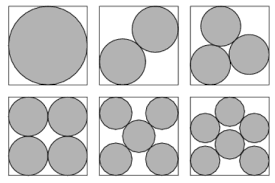
//> input picture 25.02/Circle Recognition/pic.png, 275 x 183 px
$ ./Circle_Recognition   (built with g++ and OpenCV 4)
//> lines starting //> are read from the running program, lines starting //| are printed output that depends on the picture; after the words box and inside, x2 and y2 are one past the last pixel; in counts of white or black regions, pixels touching at a corner belong together
#include <opencv2/opencv.hpp>
#include <iostream>

using namespace cv;
using namespace std;

int main() {

    // Путь к изображению
    string pathToImage = "pic.png";
    Mat image = imread(pathToImage);
//> image is the input picture: 183 rows x 275 cols, CV_8UC3; min 0, max 255, mean 205.2

    // Проверка на ошибки при загрузке изображения
    if (image.empty()) {
        cerr << "Error: Failed to load image!" << endl;
        return -1;
    }

    // Преобразуем изображение в цветовую модель HSV
    Mat hsvImage;
    cvtColor(image, hsvImage, COLOR_BGR2HSV);
//> hsvImage: 183 rows x 275 cols, CV_8UC3; mean H, S, V 0, 0, 205.2

    // Маска для серого цвета (диапазон серых оттенков)
    Mat mask;
    inRange(hsvImage, Scalar(0, 0, 60), Scalar(180, 50, 200), mask);
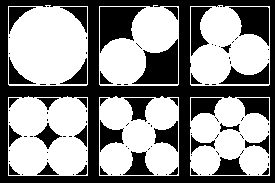
//> mask: 183 rows x 275 cols, CV_8UC1; 55.7% white; 106 black regions (67 under 20 px), largest, box (x1, y1, x2, y2) and area: (0, 0, 275, 183) 12202, (132, 39, 178, 84) 1197, (100, 7, 146, 53) 1191

    // Применяем маску
    Mat maskedImage;
    bitwise_and(image, image, maskedImage, mask);
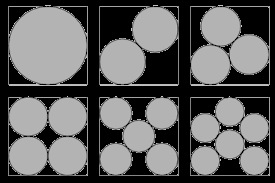
//> maskedImage: 183 rows x 275 cols, CV_8UC3; min 0, max 198, mean 94.6

    // Преобразуем изображение в оттенки серого для Хафа
    Mat grayImage;
    cvtColor(maskedImage, grayImage, COLOR_BGR2GRAY);

    // Применяем размытие Гаусса для уменьшения шумов
    GaussianBlur(grayImage, grayImage, Size(7, 7), 2, 2);
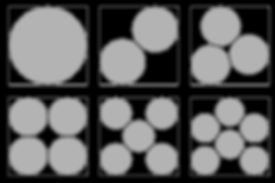
//> grayImage: 183 rows x 275 cols, CV_8UC1; min 0, max 179, mean 94.6

    // Отображаем изображение после размытия
    imshow("Blurred Image", grayImage);

    // Находим круги с помощью преобразования Хафа
    vector<Vec3f> circles;
    HoughCircles(grayImage, circles, HOUGH_GRADIENT, 1, grayImage.rows / 8, 100, 30, 10, 100);
//> circles = 21 circles (x, y, radius), first 12: [47.5, 45.5, 39.1], [67.5, 116.5, 19.9], [154.5, 28.5, 23.2], [121.5, 61.5, 23.2], [27.5, 115.5, 19.6], [220.5, 25.5, 19.4], [67.5, 155.5, 20.1], [248.5, 53.5, 20.8], [115.5, 158.5, 15.8], [27.5, 155.5, 20.1], [161.5, 158.5, 15.8], [253.5, 160.5, 14.4]

    // Копируем изображение для отрисовки результатов
    Mat resultImage = image.clone();

    // Отрисовываем обнаруженные круги
    for (size_t i = 0; i < circles.size(); i++) {
        Vec3i c = circles[i];
        Point center(c[0], c[1]);
        int radius = c[2];
        // Отрисовка центра круга
        circle(resultImage, center, 3, Scalar(255, 0, 0), -1); // Центр синим
        // Отрисовка самого круга
        circle(resultImage, center, radius, Scalar(0, 255, 0), 2); // Зеленая окружность
    }
//> this loop made 21 passes
//> (center, radius) on passes 1 to 12: (Point(48, 46), 39), (Point(68, 116), 20), (Point(154, 28), 23), (Point(122, 62), 23), (Point(28, 116), 20), (Point(220, 26), 19), (Point(68, 156), 20), (Point(248, 54), 21), (Point(116, 158), 16), (Point(28, 156), 20), (Point(162, 158), 16), (Point(254, 160), 14)
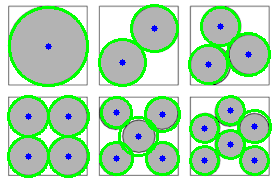
//> resultImage: 183 rows x 275 cols, CV_8UC3; 15.18% of pixels changed, all inside (x1, y1, x2, y2) = (7, 4, 272, 178)

    // Отображаем маску, маскированное изображение и результат
    imshow("Mask", mask);
    imshow("Masked Image", maskedImage);
    imshow("Detected Circles", resultImage);

    // Сохраняем финальный результат
    imwrite("detected_circles_with_mask.png", resultImage);

    waitKey(0);
    return 0;
}
